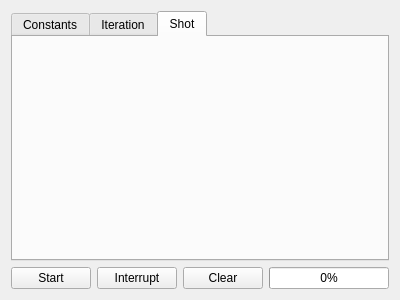
<?xml version="1.0" encoding="UTF-8"?>
<ui version="4.0">
 <class>SequenceWidget</class>
 <widget class="QWidget" name="SequenceWidget">
  <property name="geometry">
   <rect>
    <x>0</x>
    <y>0</y>
    <width>400</width>
    <height>300</height>
   </rect>
  </property>
  <property name="windowTitle">
   <string>Form</string>
  </property>
  <layout class="QVBoxLayout" name="verticalLayout">
   <item>
    <widget class="QTabWidget" name="tabWidget">
     <property name="currentIndex">
      <number>2</number>
     </property>
     <widget class="QWidget" name="Constants">
      <attribute name="title">
       <string>Constants</string>
      </attribute>
     </widget>
     <widget class="QWidget" name="Iteration">
      <attribute name="title">
       <string>Iteration</string>
      </attribute>
     </widget>
     <widget class="QWidget" name="Shot">
      <attribute name="title">
       <string>Shot</string>
      </attribute>
     </widget>
    </widget>
   </item>
   <item>
    <layout class="QHBoxLayout" name="horizontalLayout">
     <item>
      <widget class="QPushButton" name="start_button">
       <property name="text">
        <string>Start</string>
       </property>
      </widget>
     </item>
     <item>
      <widget class="QPushButton" name="interrupt_button">
       <property name="text">
        <string>Interrupt</string>
       </property>
      </widget>
     </item>
     <item>
      <widget class="QPushButton" name="clear_button">
       <property name="text">
        <string>Clear</string>
       </property>
      </widget>
     </item>
     <item>
      <widget class="QProgressBar" name="progressBar">
       <property name="value">
        <number>0</number>
       </property>
      </widget>
     </item>
    </layout>
   </item>
  </layout>
 </widget>
 <resources/>
 <connections/>
</ui>
